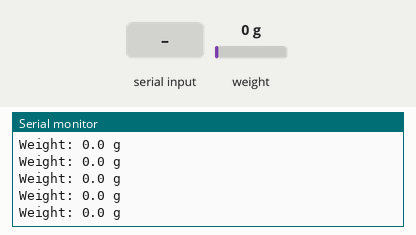
A program run on a simulated Raspberry Pi Pico. Shown: the last lines printed to the serial monitor. The inputs (shaded band) are chosen by the test bench; at power-on: weight on the scale 0 g.

Above: at 2.2 s.
2.3 s: "t" received over Serial
At 3.42 s:
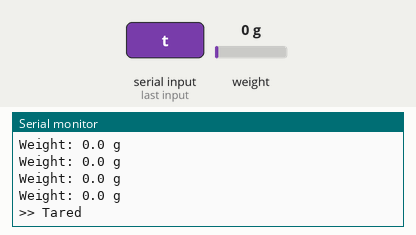
4.8 s: "k" received over Serial
At 6.0 s:
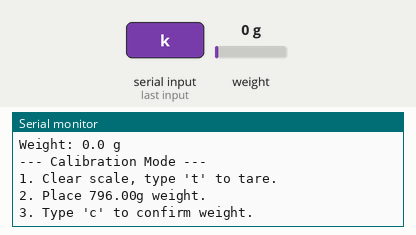
6.3 s: "c" received over Serial
At 7.91 s:
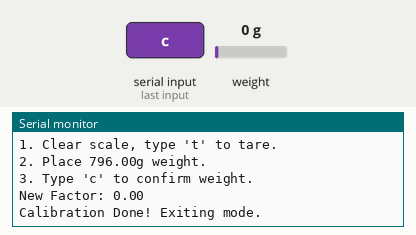
9.3 s: weight on the scale set to 100 g
At 9.46 s:
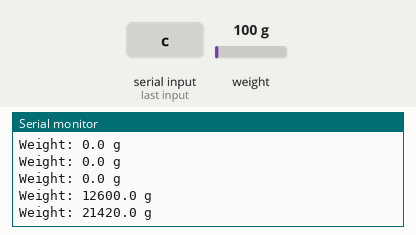
10.8 s: weight on the scale set to 1250 g
At 10.89 s:
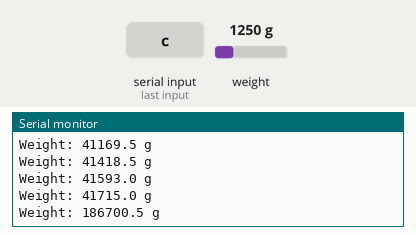
Timing chart, 0 to 13.3 s (numbered marks = the images above; inputs shaded):
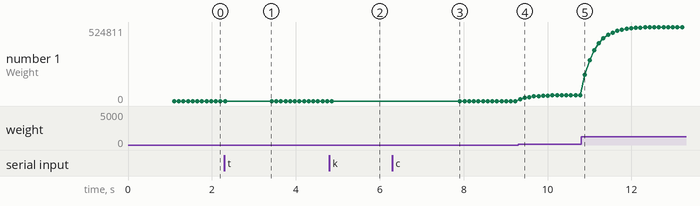

The program:

main.cpp
```cpp
#include <Arduino.h>
#include "HX711.h"

const int LOADCELL_DOUT_PIN = 2;
const int LOADCELL_SCK_PIN = 3;

HX711 scale;

float smoothedWeight = 0.0;
float alpha = 0.3;
float calibration_factor = 111.17;
float known_weight = 796.0;

// Stability Lock Variables
float lastDisplayedWeight = 0.0;
const float STABILITY_THRESHOLD = 0.5;

void calibrateScale() {
    Serial.println("--- Calibration Mode ---");
    Serial.println("1. Clear scale, type 't' to tare.");
    Serial.print("2. Place "); Serial.print(known_weight); Serial.println("g weight.");
    Serial.println("3. Type 'c' to confirm weight.");

    while (true) {
        if (Serial.available()) {
            char c = Serial.read();
            if (c == 't') {
                scale.tare();
                Serial.println("Tared! Place weight and type 'c'...");
            } else if (c == 'c') {
                long reading = scale.get_value(15);
                calibration_factor = (float)reading / known_weight;
                scale.set_scale(calibration_factor);
                Serial.print("New Factor: "); Serial.println(calibration_factor);
                Serial.println("Calibration Done! Exiting mode.");
                break;
            }
        }
    }
}

void setup() {
    Serial.begin(115200);
    scale.begin(LOADCELL_DOUT_PIN, LOADCELL_SCK_PIN);
    scale.set_gain(128);
    scale.set_scale(calibration_factor);
    scale.tare();
    Serial.println("HX711 Ready (Stable Lock Mode)");
}

void loop() {
    if (scale.is_ready()) {
        float currentReading = scale.get_units(1);
        smoothedWeight = (alpha * currentReading) + (1.0 - alpha) * smoothedWeight;

        // 1. Calculate the intended new display value
        float targetWeight = round(smoothedWeight * 2.0) / 2.0;
        if (abs(targetWeight) < 1.0) targetWeight = 0.0;

        // 2. Stability Check
        // Only update lastDisplayedWeight if the change exceeds the threshold
        if (abs(targetWeight - lastDisplayedWeight) >= STABILITY_THRESHOLD) {
            lastDisplayedWeight = targetWeight;
        }

        Serial.print("Weight: ");
        Serial.print(lastDisplayedWeight, 1);
        Serial.println(" g");
    }

    if (Serial.available()) {
        char cmd = Serial.read();
        if (cmd == 't') {
            scale.tare();
            smoothedWeight = 0;
            lastDisplayedWeight = 0; // Force display to zero immediately
            Serial.println(">> Tared");
        } else if (cmd == 'k') {
            calibrateScale();
        }
    }

    delay(10);
}
```

Measured:
- after the input at 2.3 s, the serial monitor: prints a new line after 1.0 s (image 1)
- after the input at 4.8 s, the serial monitor: prints a new line after 0.06 s (image 2)
- after the input at 6.3 s, the serial monitor: prints a new line after 1.5 s (image 3)
- after the input at 9.3 s, the serial monitor: prints a new line at once (image 4)
- after the input at 10.8 s, the serial monitor: prints a new line after 0.09 s (image 5)
- plotted number 1: 0 → 41715 after the input at 9.3 s, 41715 → 524811 after the input at 10.8 s
